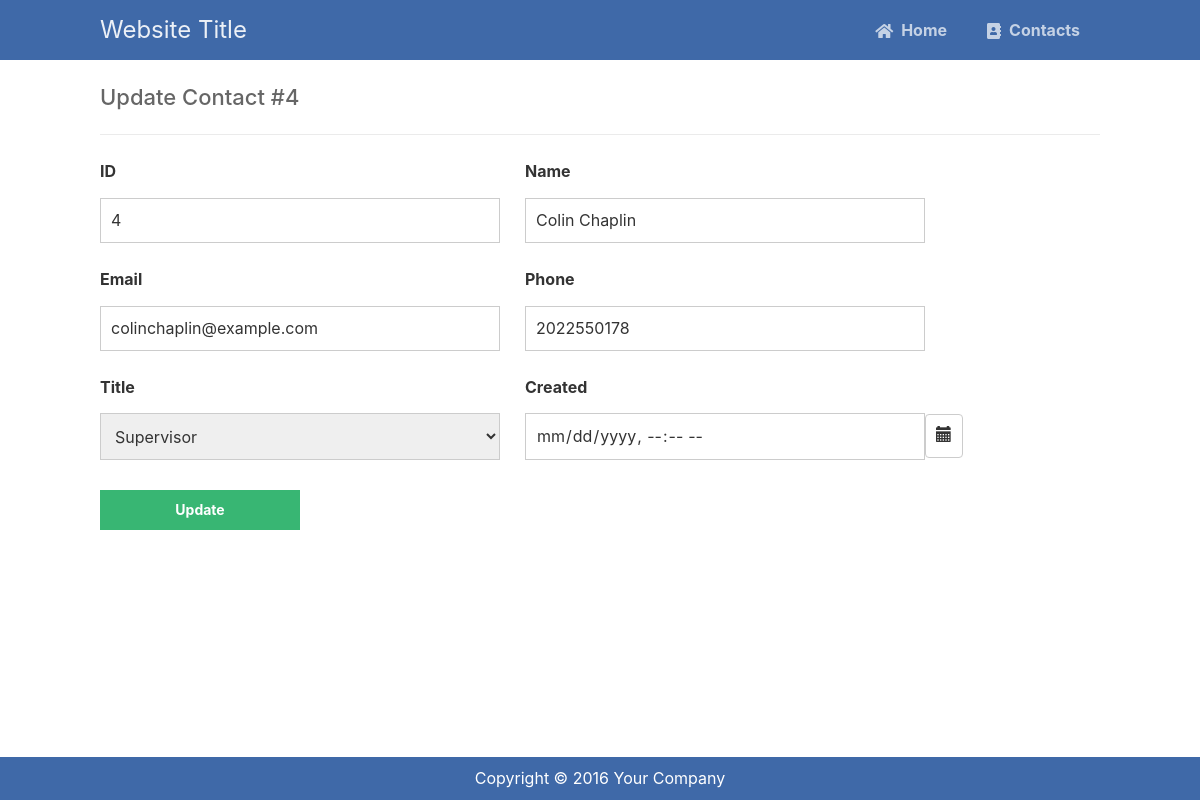
Page /update.php?id=4 on the committed database.
### tables this page shows
CREATE TABLE `contacts` (
  `id` int(11) NOT NULL,
  `name` varchar(255) NOT NULL,
  `email` varchar(255) NOT NULL,
  `phone` varchar(255) NOT NULL,
  `title` varchar(255) NOT NULL,
  `created` date NOT NULL
);

### database.class.php (called while the page is built, shortened)
<?php
class database{
    private $servername = "127.0.0.1";
    private $username ="root";
    private $password = "";
    private $databasename = "test";
    public function displayRecord( $table, $id ){
        try{
            $conn = new PDO("mysql:host=".$this->servername.";dbname=".$this->databasename, $this->username, $this->password);
            $conn->setAttribute(PDO::ATTR_ERRMODE, PDO::ERRMODE_EXCEPTION);
            $stmt = $conn->prepare('SELECT * FROM '.$table.' WHERE id = ?');
            $stmt->execute( [ $id ] );
            $contact = $stmt->fetch(PDO::FETCH_ASSOC);
            return $contact;
        }catch(PDOException $e){
            die("Failed to connect with MySQL: " . $e->getMessage());
        }
    }
}
?>

### update.php (the view, shortened to what this page needs)
<?php
    include 'database.class.php';
    $conn = new database();
    if (isset($_GET['id'])) {
        $contact = $conn->displayRecord('contacts', $_GET['id'] );
    }else{
        $msg = "Update Failed!";
    }
?>
<?php
    include 'template.class.php';
?>
<div class="content update">
	<h2>Update Contact #<?=$_GET['id']?></h2>
    <form action="update.php?id=<?=$_GET['id']?>" method="post">
        <label for="id">ID</label>
        <label for="name">Name</label>
        <input type="text" name="id" placeholder="1" value="<?=$_GET['id']?>" id="id">
        <input type="text" name="name" placeholder="" value="<?=$contact['name']?>" id="name">
        <label for="email">Email</label>
        <label for="phone">Phone</label>
        <input type="text" name="email" placeholder="" value="<?=$contact['email']?>" id="email">
        <input type="text" name="phone" placeholder="" value="<?=$contact['phone']?>" id="phone">
        <label for="title">Title</label>
        <label for="created">Created</label>
        <select name="title" id="title">
            <option value="<?=$contact['title']?>"><?=$contact['title']?></option>
        </select>
        <div class="input-group">
            <input type="datetime-local" name="created" type="text" value="<?=$contact['created']?>" readonly="readonly" id="created"/>
            <span class="btn btn-default" style="padding: 11px 10px; margin-left:-25px; margin-top:-5px"><span class="glyphicon glyphicon-calendar"></span></span>
        </div>
        <input type="submit" value="Update">
    </form>
</div>

### style.css (style rules this page uses)
* { box-sizing: border-box; font-family: -apple-system, BlinkMacSystemFont, "segoe ui", roboto, oxygen, ubuntu, cantarell, "fira sans", "droid sans", "helvetica neue", Arial, sans-serif; font-size: 16px; -webkit-font-smoothing: antialiased; -moz-osx-font-smoothing: grayscale; }
body { position:block; background-color: #FFFFFF; margin: 0; }
.content { padding: 60px 0px; width: 1000px; margin: 0 auto; }
.content h2 { margin: 0; padding: 25px 0; font-size: 22px; border-bottom: 1px solid #ebebeb; color: #666666; }
.update form { padding: 15px 0; display: flex; flex-flow: wrap; }
.update form label { display: inline-flex; width: 400px; padding: 10px 0; margin-right: 25px; }
.update form input { padding: 10px; width: 400px; margin-right: 25px; margin-bottom: 15px; border: 1px solid #cccccc; }
.update form select { padding: 10px; width: 400px; margin-right: 25px; margin-bottom: 15px; border: 1px solid #cccccc; }
.update form input[type="submit"] { display: block; background-color: #38b673; border: 0; font-weight: bold; font-size: 14px; color: #FFFFFF; cursor: pointer; width: 200px; margin-top: 15px; }

### rows in the picture
contacts: name "Colin Chaplin", email "colinchaplin@example.com", phone "2022550178", title "Supervisor"

### other values in the picture
$_GET['id'] "4"
$text_footer "Copyright © 2016 Your Company"
